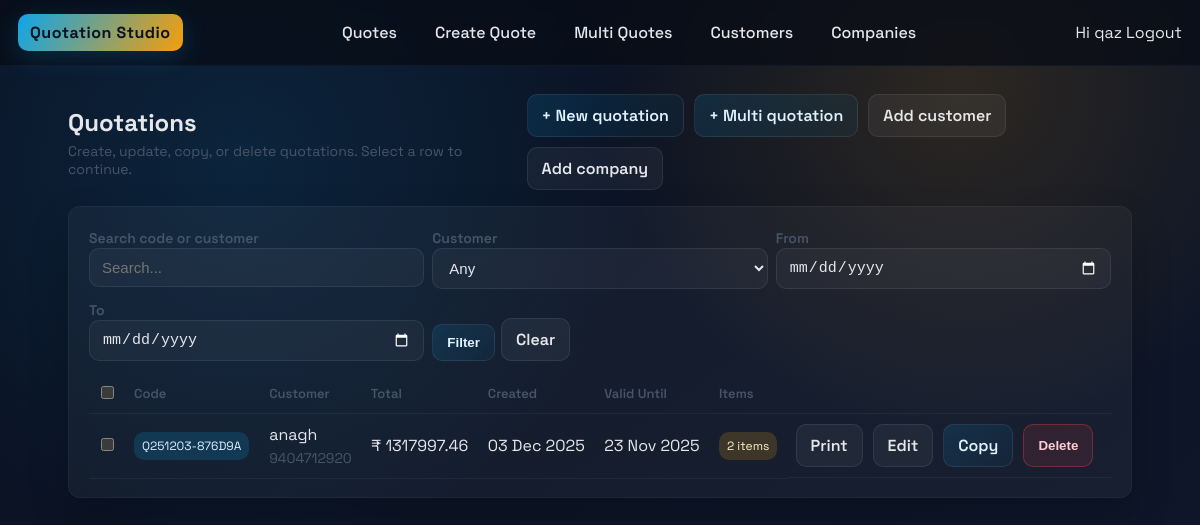
The app's page / (signed in), older data.
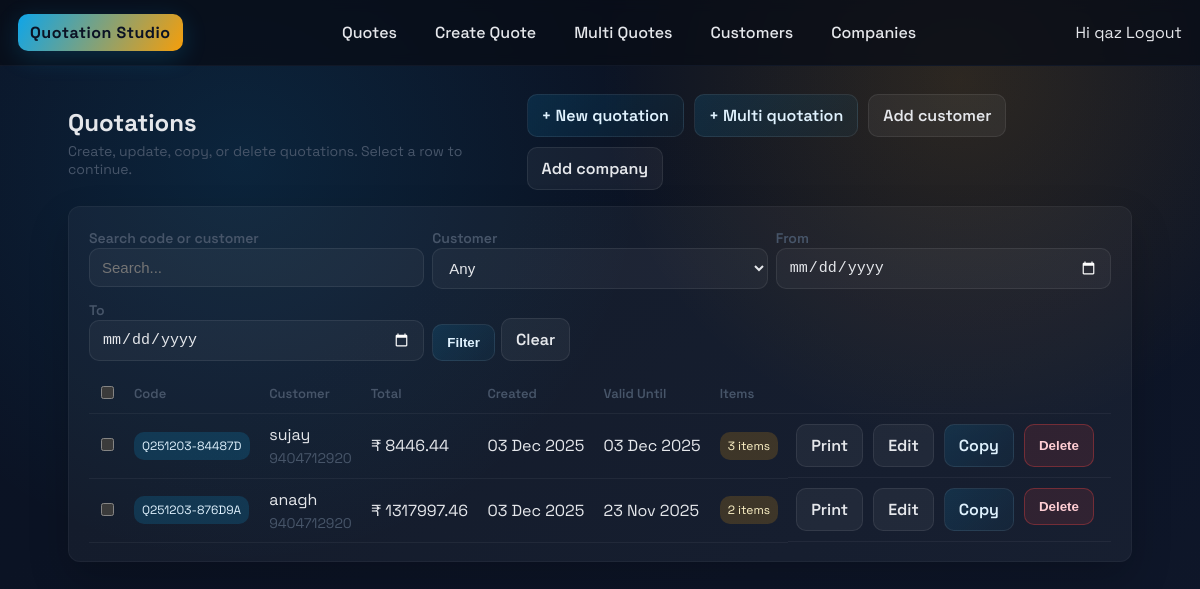
The same page, newer data.
### quotation_models/models.py (models this page shows, shortened)
class Quotation(models.Model):
    code = models.CharField(max_length=40, unique=True)
    buyer = models.ForeignKey(Buyer, on_delete=models.PROTECT)
    created_by = models.ForeignKey(User, on_delete=models.PROTECT)
    notes = models.TextField(blank=True, default="")
    include_gst = models.BooleanField(default=True)
    currency = models.CharField(max_length=8, default="INR")
    created_at = models.DateTimeField(auto_now_add=True)
    valid_until = models.DateTimeField(null=True, blank=True)
    subtotal = models.DecimalField(max_digits=12, decimal_places=2, default=0)
    tax = models.DecimalField(max_digits=12, decimal_places=2, default=0)
    total = models.DecimalField(max_digits=12, decimal_places=2, default=0)
    class Meta:
        app_label = "quotation_models"

class Buyer(models.Model):
    name = models.CharField(max_length=200)
    phone = models.CharField(max_length=50, blank=True, default="")
    email = models.EmailField(blank=True, null=True)
    address = models.TextField(blank=True, default="")
    gstin = models.CharField(max_length=32, blank=True, default="")
    class Meta:
        app_label = "quotation_models"

### quotations/views.py (the view)
# urls.py: path("", views.quotation_list, name="list"),
@login_required
def quotation_list(request):
    qs = Quotation.objects.filter(created_by=request.user).select_related("buyer").prefetch_related("items").order_by("-created_at")
    q = request.GET.get("q", "").strip()
    buyer_id = request.GET.get("buyer", "").strip()
    date_from = request.GET.get("from", "").strip()
    date_to = request.GET.get("to", "").strip()
    if q:
        qs = qs.filter(code__icontains=q) | qs.filter(buyer__name__icontains=q)
    if buyer_id:
        qs = qs.filter(buyer_id=buyer_id)
    if date_from:
        qs = qs.filter(created_at__date__gte=date_from)
    if date_to:
        qs = qs.filter(created_at__date__lte=date_to)
    buyers = Buyer.objects.order_by("name")
    quotes = qs
    return render(
        request,
        "quotations/quotation_list.html",
        {
            "quotes": quotes,
            "buyers": buyers,
            "q": q,
            "buyer_id": buyer_id,
            "date_from": date_from,
            "date_to": date_to,
        },
    )

### templates/quotations/quotation_list.html (shortened to what this page needs)
{% extends "base.html" %}
{% block content %}
<div class="page-header">
    <div>
        <h1 class="page-title">Quotations</h1>
        <p class="page-subtitle">Create, update, copy, or delete quotations. Select a row to continue.</p>
    </div>
    <div class="actions">
        <a class="btn" href="{% url 'quotations:create' %}">+ New quotation</a>
        <a class="btn" href="{% url 'quotations:multi_create' %}">+ Multi quotation</a>
        <a class="btn-secondary btn" href="{% url 'quotations:buyer_create' %}">Add customer</a>
        <a class="btn-secondary btn" href="{% url 'quotations:company_create' %}">Add company</a>
    </div>
</div>
<div class="panel">
    <form method="get" class="dual" style="margin-bottom:12px; gap:8px;">
        <div>
            <label class="page-subtitle">Search code or customer</label>
            <input type="text" name="q" value="{{ q }}" placeholder="Search..." />
        </div>
        <div>
            <label class="page-subtitle">Customer</label>
            <select name="buyer">
                <option value="">Any</option>
            </select>
        </div>
        <div>
            <label class="page-subtitle">From</label>
            <input type="date" name="from" value="{{ date_from }}">
        </div>
        <div>
            <label class="page-subtitle">To</label>
            <input type="date" name="to" value="{{ date_to }}">
        </div>
        <div style="display:flex; align-items:flex-end; gap:6px;">
            <button class="btn" type="submit">Filter</button>
            <a class="btn-secondary btn" href="{% url 'quotations:list' %}">Clear</a>
        </div>
    </form>
    {% if quotes %}
    <form id="multi-edit-form" method="get" action="{% url 'quotations:multi_edit' %}">
        <table class="table">
            <thead>
                <tr>
                    <th><input type="checkbox" id="select-all"></th>
                    <th>Code</th>
                    <th>Customer</th>
                    <th>Total</th>
                    <th>Created</th>
                    <th>Valid Until</th>
                    <th>Items</th>
                    <th></th>
                </tr>
            </thead>
            <tbody>
                {% for q in quotes %}
                <tr>
                    <td><input type="checkbox" name="ids" value="{{ q.id }}" class="quote-checkbox"></td>
                    <td><span class="tag accent">{{ q.code }}</span></td>
                    <td>
                        <div>{{ q.buyer.name }}</div>
                        <div class="page-subtitle">{{ q.buyer.phone|default:"" }}</div>
                    </td>
                    <td class="amount-cell">₹ {{ q.total }}</td>
                    <td>{{ q.created_at|date:"d M Y" }}</td>
                    <td>{{ q.valid_until|date:"d M Y" }}</td>
                    {% with item_count=q.items.all|length %}
                    <td><span class="tag amber">{{ item_count }} item{{ item_count|pluralize }}</span></td>
                    {% endwith %}
                    <td class="actions">
                        <a class="btn-secondary btn" href="{% url 'quotations:print' q.id %}" target="_blank">Print</a>
                        <a class="btn-secondary btn" href="{% url 'quotations:edit' q.id %}">Edit</a>
                        <a class="btn btn" href="{% url 'quotations:copy' q.id %}">Copy</a>
                        <form method="post" action="{% url 'quotations:delete' q.id %}" style="display:inline" onsubmit="return confirm('Delete this quotation?');">
                            <button class="btn btn-danger" type="submit">Delete</button>
                        </form>
                    </td>
                </tr>
                {% endfor %}
            </tbody>
        </table>
    </form>
    {% else %}
    <div class="empty">
        No quotations yet. Create your first one to get started.
    </div>
    {% endif %}
</div>
{% endblock %}

Row changes from the older to the newer data that the page shows:
added Quotation: code "Q251203-84487D", buyer.name "sujay", buyer.phone "9404712920", total "8446.44", created_at "03 Dec 2025", valid_until "03 Dec 2025", items "3"
